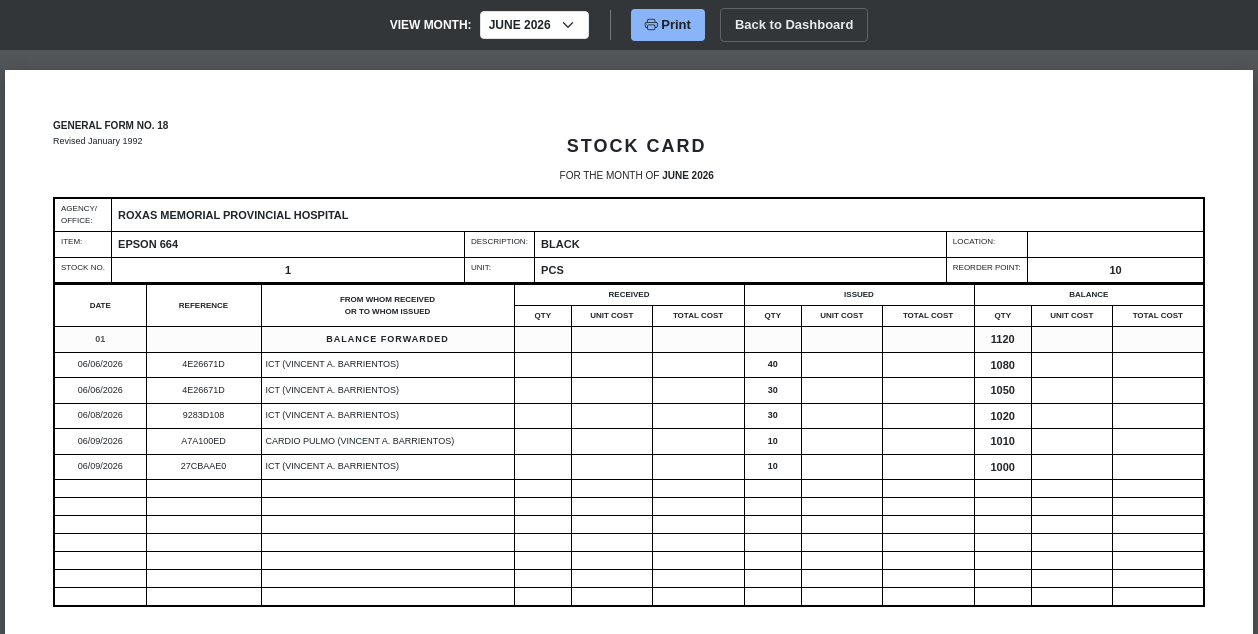
The page /stockcard/1 on the database its author committed.
### app.py (models this page shows)
class Supply(db.Model):
    __tablename__ = 'supplies'
    id = db.Column(db.Integer, primary_key=True)
    name = db.Column(db.String(150), nullable=False)
    category = db.Column(db.String(100), nullable=True)
    description = db.Column(db.String(255), nullable=True)
    quantity = db.Column(db.Integer, nullable=False, default=0)
    unit = db.Column(db.String(50), nullable=False)
    reorder_level = db.Column(db.Integer, nullable=False, default=10)
    created_at = db.Column(db.DateTime, default=get_pht_time)
    updated_at = db.Column(db.DateTime, default=get_pht_time, onupdate=get_pht_time)

class DepartmentRequest(db.Model):
    __tablename__ = 'department_requests'
    id = db.Column(db.Integer, primary_key=True)
    batch_id = db.Column(db.String(50), nullable=False)
    department_name = db.Column(db.String(100), nullable=False)
    requested_by = db.Column(db.String(100), nullable=False)
    supply_id = db.Column(db.Integer, db.ForeignKey('supplies.id'), nullable=False)
    quantity = db.Column(db.Integer, nullable=False)
    purpose = db.Column(db.String(255), nullable=False)
    status = db.Column(db.String(20), default='Pending')
    created_at = db.Column(db.DateTime, default=get_pht_time)
    supply = db.relationship('Supply', backref=db.backref('requests', lazy=True))

### app.py (the view)
@app.route('/stockcard/<int:item_id>')
def stockcard(item_id):
    item = Supply.query.get_or_404(item_id)
    month_filter = request.args.get('month', get_pht_time().strftime('%Y-%m'))
    all_releases = DepartmentRequest.query.filter_by(
        supply_id=item_id,
        status='Approved'
    ).order_by(DepartmentRequest.created_at.desc()).all()
    current_bal = item.quantity
    for release in all_releases:
        release.running_balance = current_bal
        current_bal += release.quantity
    monthly_releases = [r for r in all_releases if r.created_at.strftime('%Y-%m') == month_filter]
    older_releases = [r for r in all_releases if r.created_at.strftime('%Y-%m') < month_filter]
    if older_releases:
        balance_forwarded = older_releases[0].running_balance
    else:
        balance_forwarded = current_bal # If no older transactions, starting balance is the original full amount
    available_months = sorted(list(set(r.created_at.strftime('%Y-%m') for r in all_releases)), reverse=True)
    if month_filter not in available_months:
        available_months.insert(0, month_filter)
    available_months_formatted = []
    for m in available_months:
        date_obj = datetime.strptime(m, '%Y-%m')
        available_months_formatted.append({
            'value': m,
            'label': date_obj.strftime('%B %Y').upper()
        })
    current_month_label = datetime.strptime(month_filter, '%Y-%m').strftime('%B %Y').upper()
    return render_template(
        'stockcard.html',
        item=item,
        releases=monthly_releases,
        month_filter=month_filter,
        available_months=available_months_formatted,
        current_month_label=current_month_label,
        balance_forwarded=balance_forwarded
    )

### app.py (called while the page is built)
def get_pht_time():
    return datetime.utcnow() + timedelta(hours=8)

### templates/stockcard.html (shortened to what this page needs)
<!DOCTYPE html>
<html lang="en">
<head>
    <link href="https://cdn.jsdelivr.net/npm/bootstrap@5.3.0/dist/css/bootstrap.min.css" rel="stylesheet">
    <link rel="stylesheet" href="https://cdn.jsdelivr.net/npm/bootstrap-icons@1.10.5/font/bootstrap-icons.css">
</head>
<body>
    <div class="print-toolbar no-print">
        <form method="GET" action="/stockcard/{{ item.id }}" class="d-flex align-items-center mb-0 m-0">
            <label class="text-white me-2 fw-bold" style="font-size: 12px;">VIEW MONTH:</label>
            <select name="month" class="form-select form-select-sm w-auto" onchange="this.form.submit()" style="font-size: 12px; font-weight: bold; border-radius: 4px;">
                {% for m in available_months %}
                    <option value="{{ m.value }}" {% if m.value == month_filter %}selected{% endif %}>
                        {{ m.label }}
                    </option>
                {% endfor %}
            </select>
        </form>
        <div style="width: 2px; border-right: 1px solid #777; height: 30px; margin: 0 5px;"></div>
        <button onclick="window.print()" class="btn-action btn-print"><i class="bi bi-printer"></i> Print</button>
        <a href="/dashboard" class="btn-action btn-back">Back to Dashboard</a>
    </div>
    <div class="paper-preview">
        <div class="form-header">
            <div>
                GENERAL FORM NO. 18<br>
                <span style="font-weight: normal; font-size: 9px;">Revised January 1992</span>
            </div>
            <div class="form-title">
                STOCK CARD<br>
                <span style="font-size: 10px; font-weight: normal; letter-spacing: 0;">FOR THE MONTH OF <strong>{{ current_month_label }}</strong></span>
            </div>
        </div>
        <table class="meta-table">
            <tr>
                <td class="meta-label">AGENCY/<br>OFFICE:</td>
                <td colspan="5" class="meta-value">ROXAS MEMORIAL PROVINCIAL HOSPITAL</td>
            </tr>
            <tr>
                <td class="meta-label">ITEM:</td>
                <td class="meta-value" style="width: 30%;">{{ item.name }}</td>
                <td class="meta-label">DESCRIPTION:</td>
                <td class="meta-value" style="width: 35%;">{{ item.description }}</td>
                <td class="meta-label">LOCATION:</td>
                <td class="meta-value text-center" style="width: 15%;"></td>
            </tr>
            <tr>
                <td class="meta-label">STOCK NO.</td>
                <td class="meta-value text-center">{{ item.id }}</td>
                <td class="meta-label">UNIT:</td>
                <td class="meta-value">{{ item.unit }}</td>
                <td class="meta-label">REORDER POINT:</td>
                <td class="meta-value text-center">{{ item.reorder_level }}</td>
            </tr>
        </table>
        <table class="ledger-table">
            <thead>
                <tr>
                    <th rowspan="2" style="width: 8%;">DATE</th>
                    <th rowspan="2" style="width: 10%;">REFERENCE</th>
                    <th rowspan="2" style="width: 22%;">FROM WHOM RECEIVED<br>OR TO WHOM ISSUED</th>
                    <th colspan="3">RECEIVED</th>
                    <th colspan="3">ISSUED</th>
                    <th colspan="3">BALANCE</th>
                </tr>
                <tr>
                    <th style="width: 5%;">QTY</th>
                    <th style="width: 7%;">UNIT COST</th>
                    <th style="width: 8%;">TOTAL COST</th>
                    <th style="width: 5%;">QTY</th>
                    <th style="width: 7%;">UNIT COST</th>
                    <th style="width: 8%;">TOTAL COST</th>
                    <th style="width: 5%;">QTY</th>
                    <th style="width: 7%;">UNIT COST</th>
                    <th style="width: 8%;">TOTAL COST</th>
                </tr>
            </thead>
            <tbody>
                <tr style="background-color: #fcfcfc;">
                    <td style="font-weight: bold; color: #555;">01</td>
                    <td></td>
                    <td class="desc-col text-center" style="font-weight: bold; letter-spacing: 1px;">BALANCE FORWARDED</td>
                    <td></td><td></td><td></td>
                    <td></td><td></td><td></td>
                    <td style="font-weight: bold; font-size: 11px;">{{ balance_forwarded }}</td>
                    <td></td><td></td>
                </tr>
                {% for release in releases|reverse %}
                <tr>
                    <td>{{ release.created_at.strftime('%m/%d/%Y') }}</td>
                    <td>{{ release.batch_id[:8] | upper }}</td>
                    <td class="desc-col">{{ release.department_name }} ({{ release.requested_by }})</td>
                    <td></td><td></td><td></td>
                    <td style="font-weight: bold;">{{ release.quantity }}</td>
                    <td></td><td></td>
                    <td style="font-weight: bold; font-size: 11px;">{{ release.running_balance }}</td>
                    <td></td><td></td>
                </tr>
                {% endfor %}
                {% set min_rows = 13 %}
                {% set current_rows = releases|length + 1 %}
                {% set filler = min_rows - current_rows %}
                {% if filler > 0 %}
                    {% for i in range(filler) %}
                    <tr>
                        <td style="height: 18px;"></td>
                        <td></td>
                        <td></td>
                        <td></td><td></td><td></td>
                        <td></td><td></td><td></td>
                        <td></td><td></td><td></td>
                    </tr>
                    {% endfor %}
                {% endif %}
            </tbody>
        </table>
    </div>
</body>
</html>

### templates/stockcard.html (style rules this page uses)
body { background-color: #525659; font-family: Arial, sans-serif; }
.print-toolbar { position: fixed; top: 0; left: 0; right: 0; height: 50px; background-color: #323639; display: flex; align-items: center; justify-content: center; gap: 15px; z-index: 1000; }
.btn-action { padding: 6px 14px; font-size: 13px; font-weight: bold; border-radius: 4px; cursor: pointer; text-decoration: none; border: none; }
.btn-print { background-color: #8ab4f8; color: #202124; }
.btn-back { background-color: transparent; color: #e8eaed; border: 1px solid #5f6368; }
.paper-preview { background-color: #fff; width: 13in; min-height: 8.5in; margin: 70px auto 20px; box-shadow: 0 4px 15px rgba(0,0,0,0.3); padding: 0.5in; box-sizing: border-box; }
.form-header { display: flex; justify-content: space-between; align-items: flex-start; margin-bottom: 10px; font-size: 10px; font-weight: bold; }
.form-title { text-align: center; flex-grow: 1; font-size: 18px; letter-spacing: 2px; font-weight: bold; margin-top: 15px; }
.meta-table { width: 100%; border-collapse: collapse; border: 2px solid #000; margin-bottom: 0; font-size: 10px; }
.meta-table td { border: 1px solid #000; padding: 4px 6px; text-transform: uppercase; }
.meta-label { font-size: 8px; vertical-align: top; width: 1%; white-space: nowrap; }
.meta-value { font-weight: bold; font-size: 11px; }
.ledger-table { width: 100%; border-collapse: collapse; border: 2px solid #000; border-top: none; font-size: 9px; }
.ledger-table th, .ledger-table td { border: 1px solid #000; padding: 4px; text-align: center; }
.ledger-table th { font-weight: bold; text-transform: uppercase; font-size: 8px; }
.ledger-table .desc-col { text-align: left; max-width: 150px; white-space: nowrap; overflow: hidden; text-overflow: ellipsis; }

### rows shown on the page
Supply: name "EPSON 664", description "BLACK", id "1", unit "PCS", reorder_level "10"
DepartmentRequest: created_at "06/06/2026", batch_id "4E26671D", department_name "ICT", requested_by "VINCENT A. BARRIENTOS", quantity "40", running_balance "1080"
DepartmentRequest: created_at "06/06/2026", batch_id "4E26671D", department_name "ICT", requested_by "VINCENT A. BARRIENTOS", quantity "30", running_balance "1050"
DepartmentRequest: created_at "06/08/2026", batch_id "9283D108", department_name "ICT", requested_by "VINCENT A. BARRIENTOS", quantity "30", running_balance "1020"
DepartmentRequest: created_at "06/09/2026", batch_id "A7A100ED", department_name "CARDIO PULMO", requested_by "VINCENT A. BARRIENTOS", quantity "10", running_balance "1010"
DepartmentRequest: created_at "06/09/2026", batch_id "27CBAAE0", department_name "ICT", requested_by "VINCENT A. BARRIENTOS", quantity "10", running_balance "1000"

### other values the page prints
{{ current_month_label }} "JUNE 2026"
{{ balance_forwarded }} "1120"
form field month "JUNE 2026"
